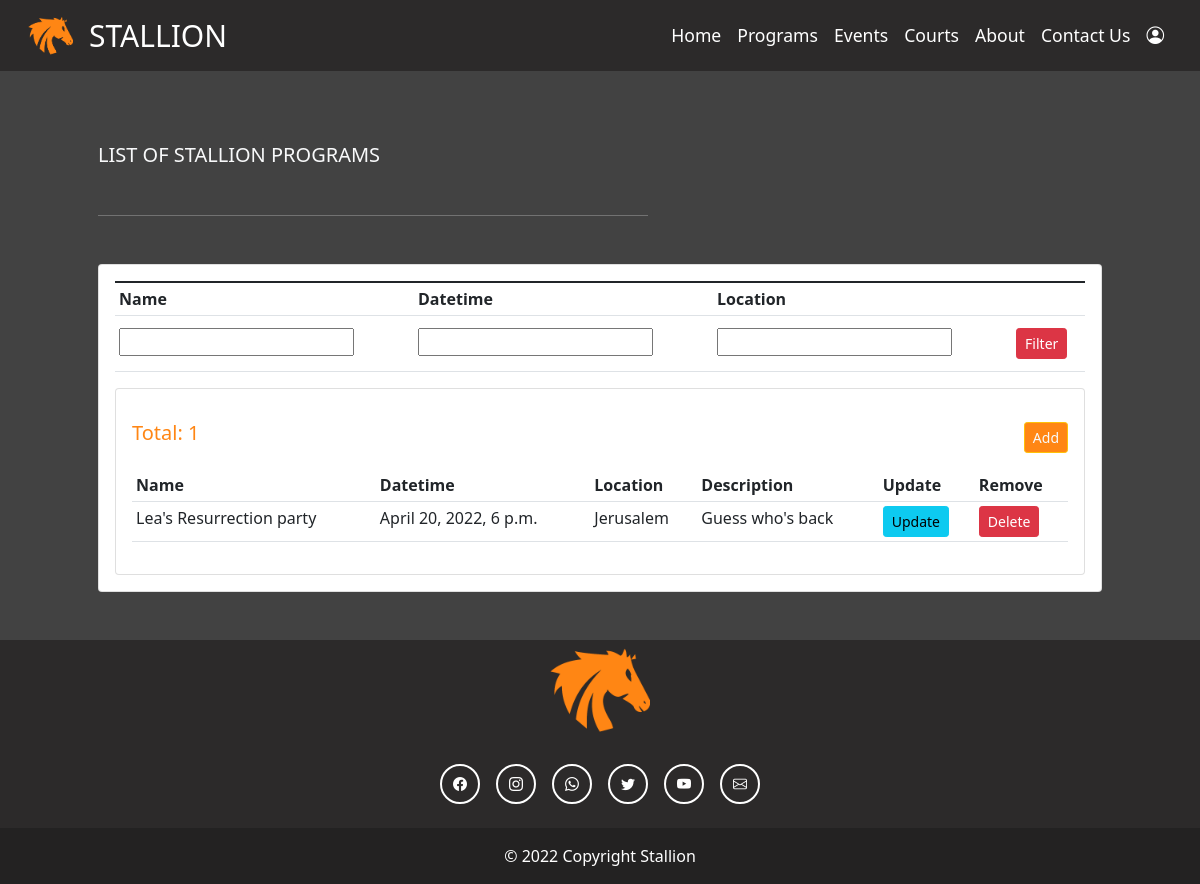
The page /events_admin/ on the database as committed earlier.
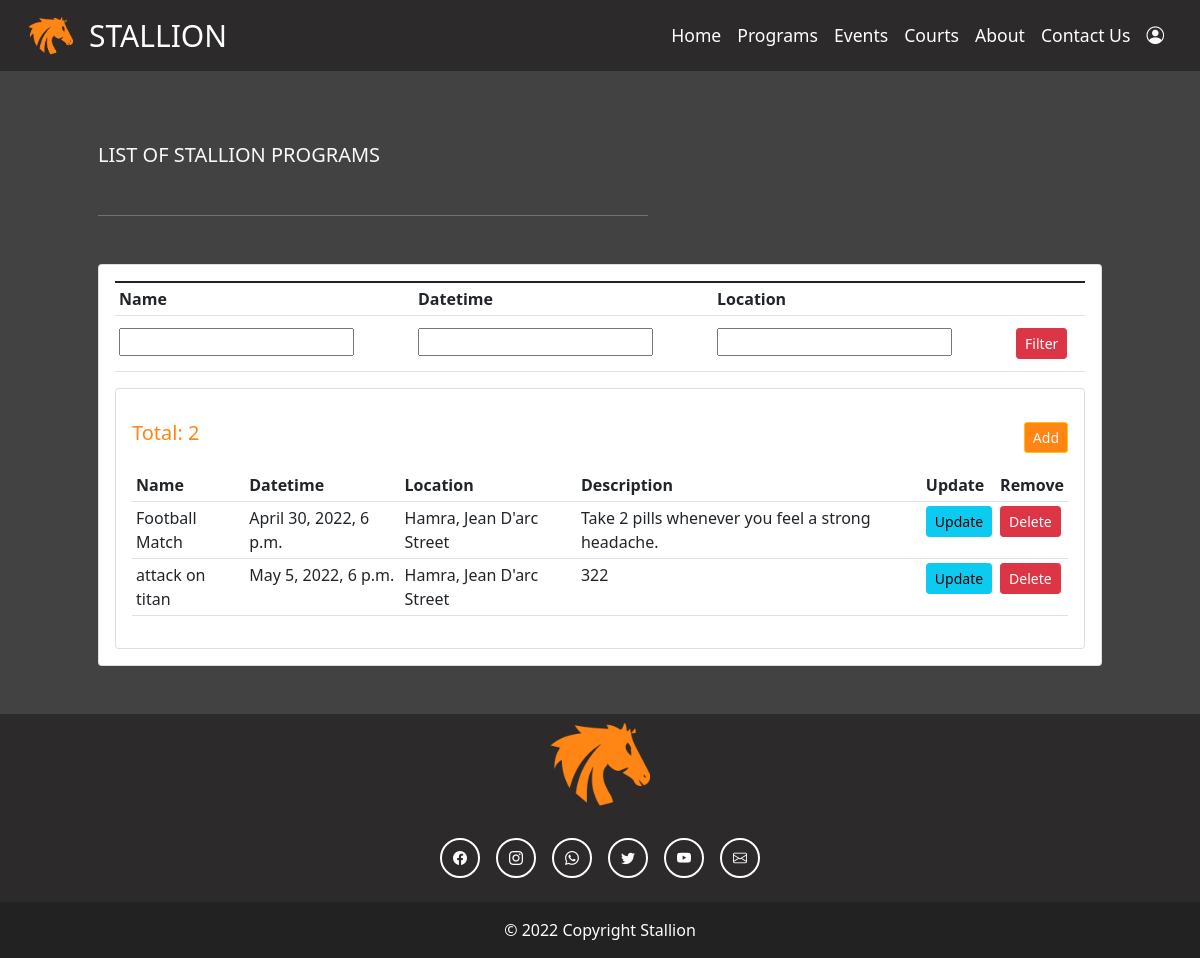
The same page on the database as committed later.
### stallion_website/models.py (models this page shows, shortened)
class Event(models.Model):
    class Meta:
        unique_together = ('datetime', 'location')
    name = models.CharField(max_length=200)
    datetime = models.DateTimeField()
    location = models.CharField(max_length=200)
    description = models.CharField(max_length=300)

### stallion_website/views.py (the view)
# urls.py: path('events_admin/', views.events_admin, name='events_admin'),
def events_admin(request):
    events = Event.objects.all()
    form = FilterEventsForm(request.POST)
    return render(request, 'stallion_website/events-admin.html', {'events': events, 'form': form})

### stallion_website/forms.py
class FilterEventsForm(forms.Form):
    name = forms.CharField(required=False)
    datetime = forms.DateTimeField(required=False)
    location = forms.CharField(required=False)

### stallion_website/templates/stallion_website/events-admin.html (shortened to what this page needs)
{% load static %}
<!doctype html>
<html lang="en">
  <head>
    <link
    href="https://cdn.jsdelivr.net/npm/bootstrap@5.1.3/dist/css/bootstrap.min.css"
    rel="stylesheet"
    />
    <link
      rel="stylesheet"
      href="https://cdn.jsdelivr.net/npm/bootstrap-icons@1.5.0/font/bootstrap-icons.css"
    />
    <link
      rel="stylesheet"
      type="text/css"
      href="{% static '/css/adminAccount.css' %}"
    />
  </head>
    {% include 'stallion_website/navbar.html' %}
    <br>
    <div class="col-md-11 mx-auto">
        <h5 class="text-light m-5">LIST OF STALLION PROGRAMS</h5>
        <hr width="50%" class="me-auto m-5" style="color: white;">
        <div class="card card-body m-5">
            <table class="table table-sm p-4">
                <form method="POST" action="{% url 'filter_events' %}">
                <tr>
                    <th>Name</th>
                    <th>Datetime</th>
                    <th>Location</th>
                    <th></th>
                </tr>
                <td>
                    <div class="form-floating mt-2 mb-2">
                        {{form.name}}
                      </div>
                </td>
                <td>
                    <div class="form-floating mt-2 mb-2">
                        {{form.datetime}}
                    </div>
                </td>
                <td>
                    <div class="form-floating mt-2 mb-2">
                        {{form.location}}
                    </div>
                </td>
                <td>
                    <input class="btn btn-sm btn-danger mt-2 mb-2" type="submit" value="Filter"></input>
                </td>
            </form>
            </table>
        <div class="card card-body">
            <div class="d-flex align-items-center">
                <h5 class="pt-3 pb-3" style="color: var(--darkorange);">Total: {{events.count}}</h5>
                <a class="text-light btn btn-sm btn-warning  ms-auto" style="height:fit-content; background-color: var(--darkorange);" href="{% url 'add_events' %}">Add</a>
            </div>
            <table class="table table-sm">
                <tr>
                    <th>Name</th>
                    <th>Datetime</th>
                    <th>Location</th>
                    <th>Description</th>
                    <th>Update</th>
                    <th>Remove</th>
                </tr>
                {% for e in events %}
                <tr>
                    <td>{{e.name}}</td>
                    <td>{{e.datetime}}</td>
                    <td>{{e.location}}</td>
                    <td>{{e.description}}</td>
                    <td><a class="btn btn-sm btn-info" href="{% url 'update_events' e.name %}">Update</a></td>
                    <td><a class="btn btn-sm btn-danger" href="{% url 'delete_events' e.name %}">Delete</a></td>
                </tr>
                {% endfor %}
            </table>
        </div>
    </div>
    </div>
    {% include 'stallion_website/footer.html' %}
</html>

Rows that differ between the two databases and show on the page:
removed Event: name "Lea's Resurrection party", datetime "April 20, 2022, 6 p.m.", location "Jerusalem", description "Guess who's back"
added Event: name "Football Match", datetime "April 30, 2022, 6 p.m.", location "Hamra, Jean D'arc Street", description "Take 2 pills whenever you feel a strong headache."
added Event: name "attack on titan", datetime "May 5, 2022, 6 p.m.", location "Hamra, Jean D'arc Street", description "322"
Other text that changed with them:
{{ events.count }}: "1" → "2"
